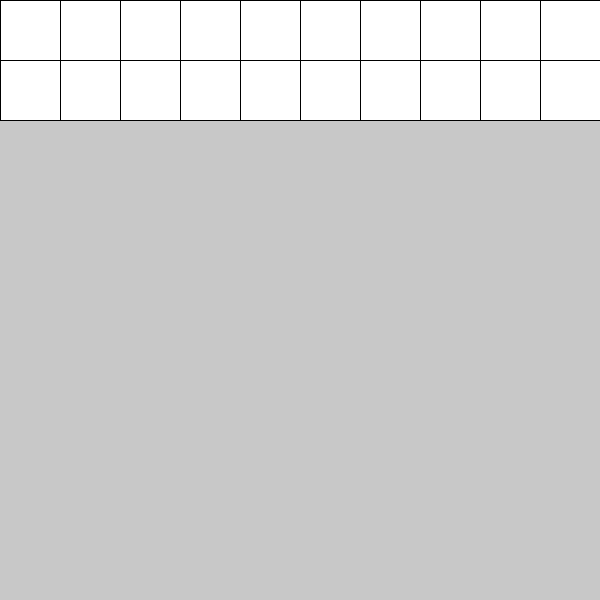
Frame 1 (no input)
Frame 60 (the mouse pressed at the canvas centre just before this capture): identical to frame 1, image omitted
Frame 120 (the mouse held since frame 60 and released just before this capture): identical to frame 1, image omitted

The Processing sketch that drew this single still picture (run headless with seeded random() and noise(); from frame 60 on, the mouse is pressed at the canvas centre):

// Processing sketch: for_05
// ── for_05.pde
int cantFor = 10;
int ancho, alto;

void setup() {
  size(600, 600);
  ancho = width/cantFor;
  alto = height/cantFor;
}

void draw() {
  background(200);
  
  for (int j=0; j<2; j++) {
    for (int i=0; i<cantFor; i++) {
      rect(i * ancho, j * alto, ancho, alto);
    }
  }
}
